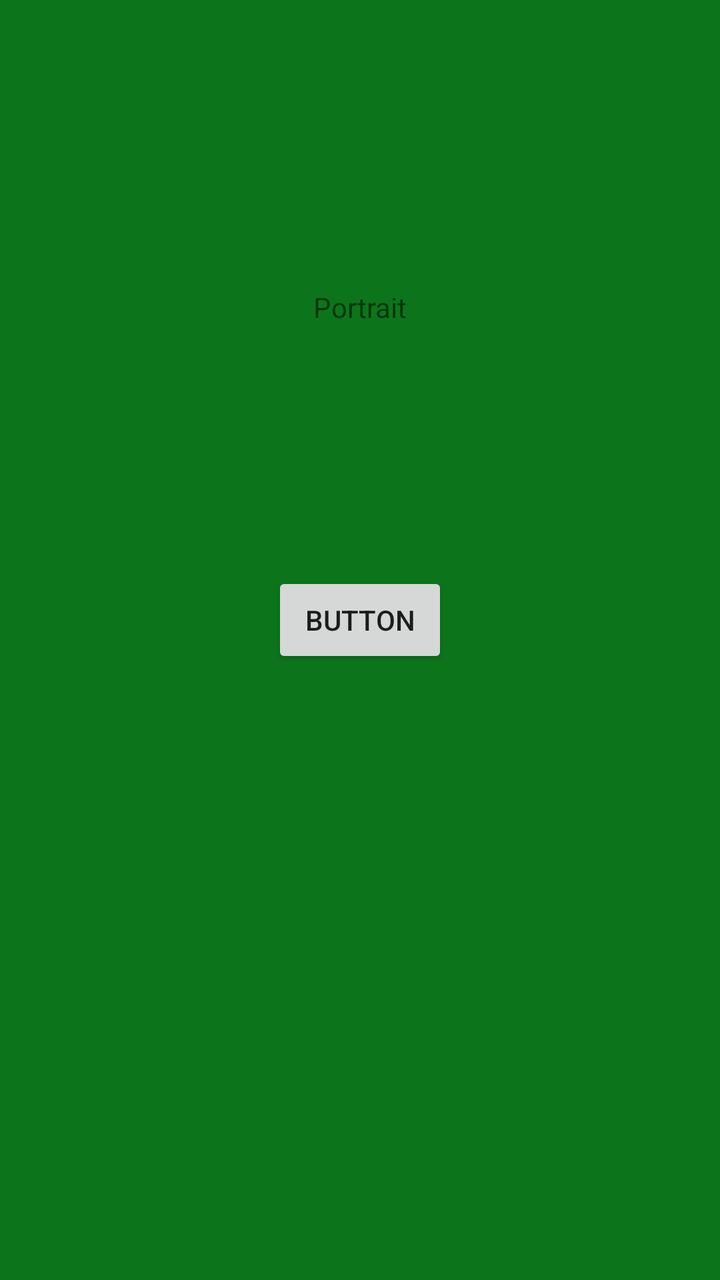
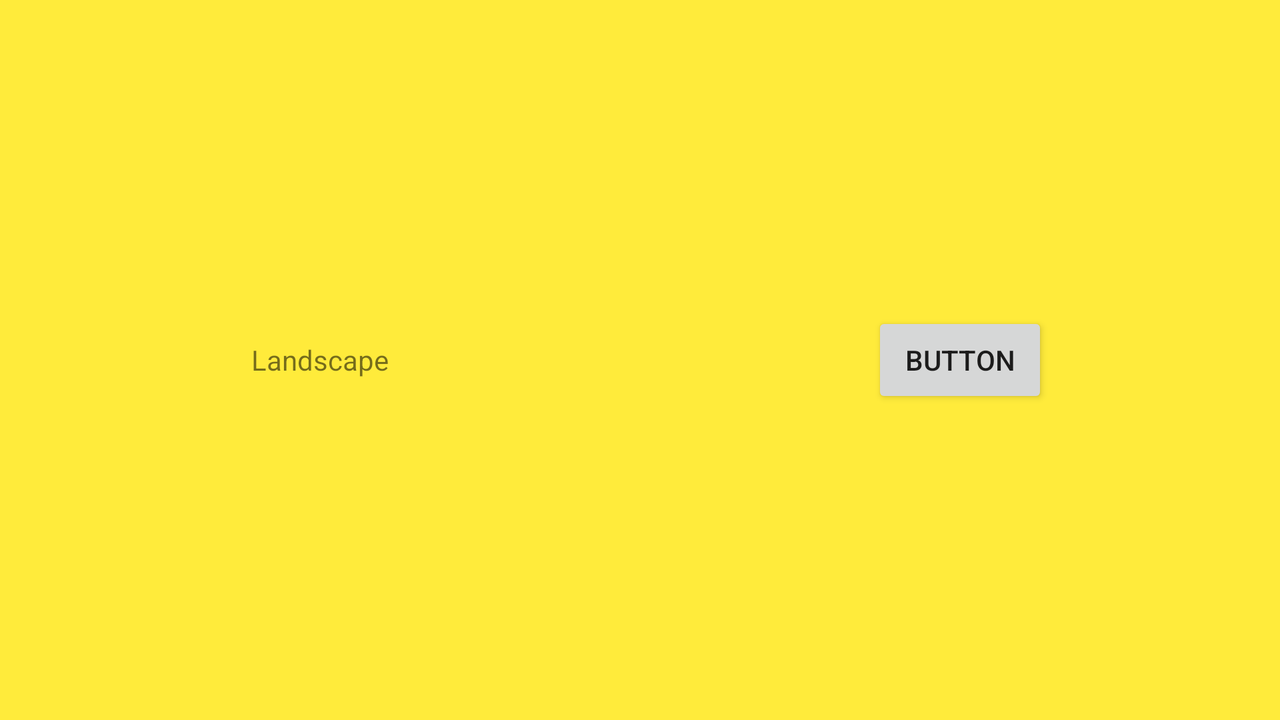

First picture: res/layout/ on a phone held upright. Second picture: the repository's own variant of that layout, on a device whose configuration matches the variant's folder. Source for both follows.
<!-- AndroidManifest.xml: application theme AppTheme -->
<!-- res/layout/activity_main4_screen_rotate.xml -->
<?xml version="1.0" encoding="utf-8"?>
<androidx.constraintlayout.widget.ConstraintLayout xmlns:android="http://schemas.android.com/apk/res/android"
    xmlns:app="http://schemas.android.com/apk/res-auto"
    xmlns:tools="http://schemas.android.com/tools"
    android:layout_width="match_parent"
    android:layout_height="match_parent"
    android:background="@color/green"
    tools:context="com.lysenko.screenRotation.Main4ScreenRotate">

    <TextView
        android:id="@+id/textView"
        android:layout_width="wrap_content"
        android:layout_height="wrap_content"
        android:layout_marginTop="144dp"
        android:text="Portrait"
        app:layout_constraintEnd_toEndOf="parent"
        app:layout_constraintStart_toStartOf="parent"
        app:layout_constraintTop_toTopOf="parent" />

    <Button
        android:id="@+id/button"
        android:layout_width="wrap_content"
        android:layout_height="wrap_content"
        android:layout_marginBottom="306dp"
        android:text="Button"
        app:layout_constraintBottom_toBottomOf="parent"
        app:layout_constraintEnd_toEndOf="parent"
        app:layout_constraintStart_toStartOf="parent" />
</androidx.constraintlayout.widget.ConstraintLayout>
<!-- resources referenced by this layout -->
<resources>
  <color name="green">#0C751C</color>
  <style name="AppTheme" parent="Theme.AppCompat.Light.NoActionBar">
          
          <item name="colorPrimary">@color/colorPrimary</item>
          <item name="colorPrimaryDark">@color/colorPrimaryDark</item>
          <item name="colorAccent">@color/colorAccent</item>
      </style>
  <color name="colorPrimary">#008577</color>
  <color name="colorPrimaryDark">#00574B</color>
  <color name="colorAccent">#D81B60</color>
</resources>
<!-- res/layout-land/activity_main4_screen_rotate.xml (the repository's variant of the layout above) -->
<!-- drawn on the phone turned sideways -->
<?xml version="1.0" encoding="utf-8"?>
<LinearLayout

    xmlns:android="http://schemas.android.com/apk/res/android"
    xmlns:app="http://schemas.android.com/apk/res-auto"
    xmlns:tools="http://schemas.android.com/tools"
    android:layout_width="match_parent"
    android:layout_height="match_parent"
    android:background="#FFEB3B"
    android:orientation="horizontal"
    tools:context="com.lysenko.screenRotation.Main4ScreenRotate">

    <FrameLayout
        android:layout_width="match_parent"
        android:layout_height="match_parent"
        android:layout_weight="1">

        <TextView
            android:id="@+id/textView"
            android:layout_width="wrap_content"
            android:layout_height="wrap_content"
            android:gravity="center"
            android:text="Landscape"
            android:layout_gravity="center"/>
    </FrameLayout>

    <FrameLayout
        android:layout_width="match_parent"
        android:layout_height="match_parent"
        android:layout_weight="1">

        <Button
            android:id="@+id/button"
            android:layout_width="wrap_content"
            android:layout_height="wrap_content"
            android:text="Button"
            android:layout_gravity="center"/>

    </FrameLayout>
</LinearLayout>
<!-- resources referenced by the variant -->
<!-- as the phone turned sideways resolves them -->
<resources>
  <style name="AppTheme" parent="Theme.AppCompat.Light.NoActionBar">
          
          <item name="colorPrimary">@color/colorPrimary</item>
          <item name="colorPrimaryDark">@color/colorPrimaryDark</item>
          <item name="colorAccent">@color/colorAccent</item>
      </style>
  <color name="colorPrimary">#008577</color>
  <color name="colorPrimaryDark">#00574B</color>
  <color name="colorAccent">#D81B60</color>
</resources>
